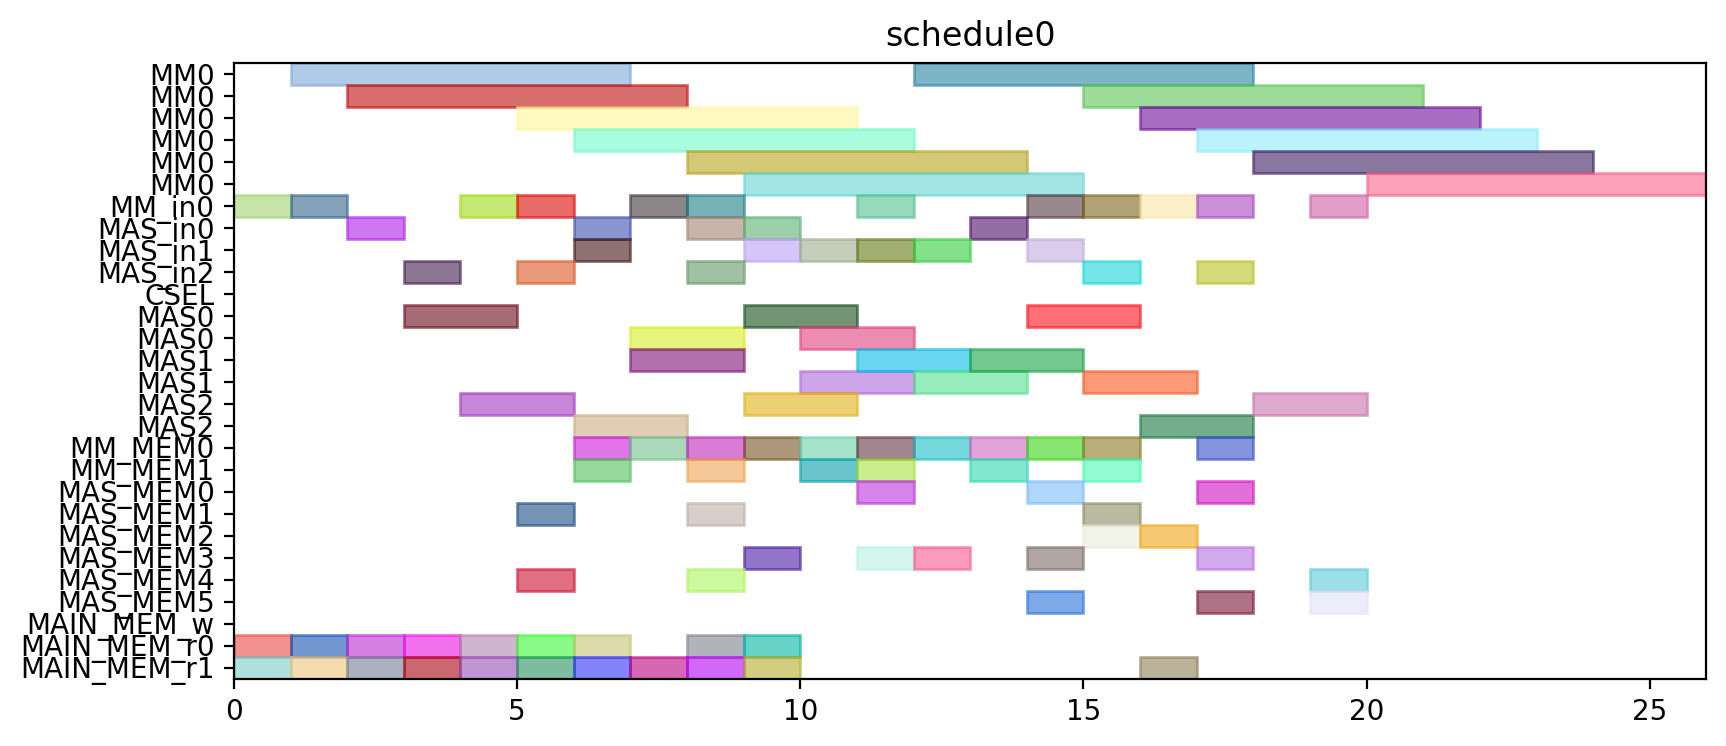

Generate this figure with Python:
from pyschedule import Scenario, solvers, plotters, alt


def solve():
	horizon = 120
	S = Scenario("schedule0", horizon=horizon)

	# resource
	MM = S.Resources('MM', num=1, size=6)
	MM_in = S.Resources('MM_in', num=1)
	MAS_in = S.Resources('MAS_in', num=3)
	CSEL = S.Resource('CSEL')
	MAS = S.Resources('MAS', num=3, size=2, periods=range(1, horizon))
	MM_MEM = S.Resources('MM_MEM', num=2)
	MAS_MEM = S.Resources('MAS_MEM', num=6)
	MAIN_MEM_w = S.Resource('MAIN_MEM_w', size=1)
	MAIN_MEM_r = S.Resources('MAIN_MEM_r', num=2)

	# result of previous scheduling

	# new tasks
	t0 = S.Task('t0', length=6, delay_cost=1)
	t0 += alt(MM)
	t0_in = S.Task('t0_in', length=1, delay_cost=1)
	t0_in += alt(MM_in)
	S += t0_in*MM_in[0]<=t0*MM[0]
	t0_mem0 = S.Task('t0_mem0', length=1, delay_cost=1)
	t0_mem0 += MAIN_MEM_r[0]
	S += t0_mem0 <= t0

	t0_mem1 = S.Task('t0_mem1', length=1, delay_cost=1)
	t0_mem1 += MAIN_MEM_r[1]
	S += t0_mem1 <= t0

	t1 = S.Task('t1', length=6, delay_cost=1)
	t1 += alt(MM)
	t1_in = S.Task('t1_in', length=1, delay_cost=1)
	t1_in += alt(MM_in)
	S += t1_in*MM_in[0]<=t1*MM[0]
	t1_mem0 = S.Task('t1_mem0', length=1, delay_cost=1)
	t1_mem0 += MAIN_MEM_r[0]
	S += t1_mem0 <= t1

	t1_mem1 = S.Task('t1_mem1', length=1, delay_cost=1)
	t1_mem1 += MAIN_MEM_r[1]
	S += t1_mem1 <= t1

	t2 = S.Task('t2', length=6, delay_cost=1)
	t2 += alt(MM)
	t2_in = S.Task('t2_in', length=1, delay_cost=1)
	t2_in += alt(MM_in)
	S += t2_in*MM_in[0]<=t2*MM[0]
	t2_mem0 = S.Task('t2_mem0', length=1, delay_cost=1)
	t2_mem0 += MAIN_MEM_r[0]
	S += t2_mem0 <= t2

	t2_mem1 = S.Task('t2_mem1', length=1, delay_cost=1)
	t2_mem1 += MAIN_MEM_r[1]
	S += t2_mem1 <= t2

	t3 = S.Task('t3', length=2, delay_cost=1)
	t3 += alt(MAS)
	t3_in = S.Task('t3_in', length=1, delay_cost=1)
	t3_in += alt(MAS_in)
	S += t3_in*MAS_in[0]<=t3*MAS[0]

	S += t3_in*MAS_in[1]<=t3*MAS[1]

	S += t3_in*MAS_in[2]<=t3*MAS[2]

	t3_mem0 = S.Task('t3_mem0', length=1, delay_cost=1)
	t3_mem0 += MAIN_MEM_r[0]
	S += t3_mem0 <= t3

	t3_mem1 = S.Task('t3_mem1', length=1, delay_cost=1)
	t3_mem1 += MAIN_MEM_r[1]
	S += t3_mem1 <= t3

	t4 = S.Task('t4', length=2, delay_cost=1)
	t4 += alt(MAS)
	t4_in = S.Task('t4_in', length=1, delay_cost=1)
	t4_in += alt(MAS_in)
	S += t4_in*MAS_in[0]<=t4*MAS[0]

	S += t4_in*MAS_in[1]<=t4*MAS[1]

	S += t4_in*MAS_in[2]<=t4*MAS[2]

	t4_mem0 = S.Task('t4_mem0', length=1, delay_cost=1)
	t4_mem0 += MAIN_MEM_r[0]
	S += t4_mem0 <= t4

	t4_mem1 = S.Task('t4_mem1', length=1, delay_cost=1)
	t4_mem1 += MAIN_MEM_r[1]
	S += t4_mem1 <= t4

	t8 = S.Task('t8', length=2, delay_cost=1)
	t8 += alt(MAS)
	t8_in = S.Task('t8_in', length=1, delay_cost=1)
	t8_in += alt(MAS_in)
	S += t8_in*MAS_in[0]<=t8*MAS[0]

	S += t8_in*MAS_in[1]<=t8*MAS[1]

	S += t8_in*MAS_in[2]<=t8*MAS[2]

	t8_mem0 = S.Task('t8_mem0', length=1, delay_cost=1)
	t8_mem0 += MAIN_MEM_r[0]
	S += t8_mem0 <= t8

	t8_mem1 = S.Task('t8_mem1', length=1, delay_cost=1)
	t8_mem1 += MAIN_MEM_r[1]
	S += t8_mem1 <= t8

	t9 = S.Task('t9', length=2, delay_cost=1)
	t9 += alt(MAS)
	t9_in = S.Task('t9_in', length=1, delay_cost=1)
	t9_in += alt(MAS_in)
	S += t9_in*MAS_in[0]<=t9*MAS[0]

	S += t9_in*MAS_in[1]<=t9*MAS[1]

	S += t9_in*MAS_in[2]<=t9*MAS[2]

	t9_mem0 = S.Task('t9_mem0', length=1, delay_cost=1)
	t9_mem0 += MAIN_MEM_r[0]
	S += t9_mem0 <= t9

	t9_mem1 = S.Task('t9_mem1', length=1, delay_cost=1)
	t9_mem1 += MAIN_MEM_r[1]
	S += t9_mem1 <= t9

	t13 = S.Task('t13', length=2, delay_cost=1)
	t13 += alt(MAS)
	t13_in = S.Task('t13_in', length=1, delay_cost=1)
	t13_in += alt(MAS_in)
	S += t13_in*MAS_in[0]<=t13*MAS[0]

	S += t13_in*MAS_in[1]<=t13*MAS[1]

	S += t13_in*MAS_in[2]<=t13*MAS[2]

	t13_mem0 = S.Task('t13_mem0', length=1, delay_cost=1)
	t13_mem0 += MAIN_MEM_r[0]
	S += t13_mem0 <= t13

	t13_mem1 = S.Task('t13_mem1', length=1, delay_cost=1)
	t13_mem1 += MAIN_MEM_r[1]
	S += t13_mem1 <= t13

	t14 = S.Task('t14', length=2, delay_cost=1)
	t14 += alt(MAS)
	t14_in = S.Task('t14_in', length=1, delay_cost=1)
	t14_in += alt(MAS_in)
	S += t14_in*MAS_in[0]<=t14*MAS[0]

	S += t14_in*MAS_in[1]<=t14*MAS[1]

	S += t14_in*MAS_in[2]<=t14*MAS[2]

	t14_mem0 = S.Task('t14_mem0', length=1, delay_cost=1)
	t14_mem0 += MAIN_MEM_r[0]
	S += t14_mem0 <= t14

	t14_mem1 = S.Task('t14_mem1', length=1, delay_cost=1)
	t14_mem1 += MAIN_MEM_r[1]
	S += t14_mem1 <= t14

	t5 = S.Task('t5', length=6, delay_cost=1)
	t5 += alt(MM)
	t5_in = S.Task('t5_in', length=1, delay_cost=1)
	t5_in += alt(MM_in)
	S += t5_in*MM_in[0]<=t5*MM[0]
	t5_mem0 = S.Task('t5_mem0', length=1, delay_cost=1)
	t5_mem0 += alt(MAS_MEM)
	S += (t3*MAS[0])-1 < t5_mem0*MAS_MEM[0]
	S += (t3*MAS[1])-1 < t5_mem0*MAS_MEM[2]
	S += (t3*MAS[2])-1 < t5_mem0*MAS_MEM[4]
	S += t5_mem0 <= t5

	t5_mem1 = S.Task('t5_mem1', length=1, delay_cost=1)
	t5_mem1 += alt(MAS_MEM)
	S += (t4*MAS[0])-1 < t5_mem1*MAS_MEM[1]
	S += (t4*MAS[1])-1 < t5_mem1*MAS_MEM[3]
	S += (t4*MAS[2])-1 < t5_mem1*MAS_MEM[5]
	S += t5_mem1 <= t5

	t6 = S.Task('t6', length=2, delay_cost=1)
	t6 += alt(MAS)
	t6_in = S.Task('t6_in', length=1, delay_cost=1)
	t6_in += alt(MAS_in)
	S += t6_in*MAS_in[0]<=t6*MAS[0]

	S += t6_in*MAS_in[1]<=t6*MAS[1]

	S += t6_in*MAS_in[2]<=t6*MAS[2]

	t6_mem0 = S.Task('t6_mem0', length=1, delay_cost=1)
	t6_mem0 += alt(MM_MEM)
	S += (t0*MM[0])-1 < t6_mem0*MM_MEM[0]
	S += t6_mem0 <= t6

	t6_mem1 = S.Task('t6_mem1', length=1, delay_cost=1)
	t6_mem1 += alt(MM_MEM)
	S += (t1*MM[0])-1 < t6_mem1*MM_MEM[1]
	S += t6_mem1 <= t6

	t10 = S.Task('t10', length=6, delay_cost=1)
	t10 += alt(MM)
	t10_in = S.Task('t10_in', length=1, delay_cost=1)
	t10_in += alt(MM_in)
	S += t10_in*MM_in[0]<=t10*MM[0]
	t10_mem0 = S.Task('t10_mem0', length=1, delay_cost=1)
	t10_mem0 += alt(MAS_MEM)
	S += (t8*MAS[0])-1 < t10_mem0*MAS_MEM[0]
	S += (t8*MAS[1])-1 < t10_mem0*MAS_MEM[2]
	S += (t8*MAS[2])-1 < t10_mem0*MAS_MEM[4]
	S += t10_mem0 <= t10

	t10_mem1 = S.Task('t10_mem1', length=1, delay_cost=1)
	t10_mem1 += alt(MAS_MEM)
	S += (t9*MAS[0])-1 < t10_mem1*MAS_MEM[1]
	S += (t9*MAS[1])-1 < t10_mem1*MAS_MEM[3]
	S += (t9*MAS[2])-1 < t10_mem1*MAS_MEM[5]
	S += t10_mem1 <= t10

	t11 = S.Task('t11', length=2, delay_cost=1)
	t11 += alt(MAS)
	t11_in = S.Task('t11_in', length=1, delay_cost=1)
	t11_in += alt(MAS_in)
	S += t11_in*MAS_in[0]<=t11*MAS[0]

	S += t11_in*MAS_in[1]<=t11*MAS[1]

	S += t11_in*MAS_in[2]<=t11*MAS[2]

	t11_mem0 = S.Task('t11_mem0', length=1, delay_cost=1)
	t11_mem0 += alt(MM_MEM)
	S += (t1*MM[0])-1 < t11_mem0*MM_MEM[0]
	S += t11_mem0 <= t11

	t11_mem1 = S.Task('t11_mem1', length=1, delay_cost=1)
	t11_mem1 += alt(MM_MEM)
	S += (t2*MM[0])-1 < t11_mem1*MM_MEM[1]
	S += t11_mem1 <= t11

	t15 = S.Task('t15', length=6, delay_cost=1)
	t15 += alt(MM)
	t15_in = S.Task('t15_in', length=1, delay_cost=1)
	t15_in += alt(MM_in)
	S += t15_in*MM_in[0]<=t15*MM[0]
	t15_mem0 = S.Task('t15_mem0', length=1, delay_cost=1)
	t15_mem0 += alt(MAS_MEM)
	S += (t13*MAS[0])-1 < t15_mem0*MAS_MEM[0]
	S += (t13*MAS[1])-1 < t15_mem0*MAS_MEM[2]
	S += (t13*MAS[2])-1 < t15_mem0*MAS_MEM[4]
	S += t15_mem0 <= t15

	t15_mem1 = S.Task('t15_mem1', length=1, delay_cost=1)
	t15_mem1 += alt(MAS_MEM)
	S += (t14*MAS[0])-1 < t15_mem1*MAS_MEM[1]
	S += (t14*MAS[1])-1 < t15_mem1*MAS_MEM[3]
	S += (t14*MAS[2])-1 < t15_mem1*MAS_MEM[5]
	S += t15_mem1 <= t15

	t16 = S.Task('t16', length=2, delay_cost=1)
	t16 += alt(MAS)
	t16_in = S.Task('t16_in', length=1, delay_cost=1)
	t16_in += alt(MAS_in)
	S += t16_in*MAS_in[0]<=t16*MAS[0]

	S += t16_in*MAS_in[1]<=t16*MAS[1]

	S += t16_in*MAS_in[2]<=t16*MAS[2]

	t16_mem0 = S.Task('t16_mem0', length=1, delay_cost=1)
	t16_mem0 += alt(MM_MEM)
	S += (t0*MM[0])-1 < t16_mem0*MM_MEM[0]
	S += t16_mem0 <= t16

	t16_mem1 = S.Task('t16_mem1', length=1, delay_cost=1)
	t16_mem1 += alt(MM_MEM)
	S += (t2*MM[0])-1 < t16_mem1*MM_MEM[1]
	S += t16_mem1 <= t16

	t18 = S.Task('t18', length=2, delay_cost=1)
	t18 += alt(MAS)
	t18_in = S.Task('t18_in', length=1, delay_cost=1)
	t18_in += alt(MAS_in)
	S += t18_in*MAS_in[0]<=t18*MAS[0]

	S += t18_in*MAS_in[1]<=t18*MAS[1]

	S += t18_in*MAS_in[2]<=t18*MAS[2]

	t18_mem0 = S.Task('t18_mem0', length=1, delay_cost=1)
	t18_mem0 += alt(MM_MEM)
	S += (t0*MM[0])-1 < t18_mem0*MM_MEM[0]
	S += t18_mem0 <= t18

	t18_mem1 = S.Task('t18_mem1', length=1, delay_cost=1)
	t18_mem1 += alt(MM_MEM)
	S += (t0*MM[0])-1 < t18_mem1*MM_MEM[1]
	S += t18_mem1 <= t18

	t20 = S.Task('t20', length=6, delay_cost=1)
	t20 += alt(MM)
	t20_in = S.Task('t20_in', length=1, delay_cost=1)
	t20_in += alt(MM_in)
	S += t20_in*MM_in[0]<=t20*MM[0]
	t20_mem0 = S.Task('t20_mem0', length=1, delay_cost=1)
	t20_mem0 += alt(MM_MEM)
	S += (t2*MM[0])-1 < t20_mem0*MM_MEM[0]
	S += t20_mem0 <= t20

	t20_mem1 = S.Task('t20_mem1', length=1, delay_cost=1)
	t20_mem1 += MAIN_MEM_r[1]
	S += t20_mem1 <= t20

	t7 = S.Task('t7', length=2, delay_cost=1)
	t7 += alt(MAS)
	t7_in = S.Task('t7_in', length=1, delay_cost=1)
	t7_in += alt(MAS_in)
	S += t7_in*MAS_in[0]<=t7*MAS[0]

	S += t7_in*MAS_in[1]<=t7*MAS[1]

	S += t7_in*MAS_in[2]<=t7*MAS[2]

	t7_mem0 = S.Task('t7_mem0', length=1, delay_cost=1)
	t7_mem0 += alt(MM_MEM)
	S += (t5*MM[0])-1 < t7_mem0*MM_MEM[0]
	S += t7_mem0 <= t7

	t7_mem1 = S.Task('t7_mem1', length=1, delay_cost=1)
	t7_mem1 += alt(MAS_MEM)
	S += (t6*MAS[0])-1 < t7_mem1*MAS_MEM[1]
	S += (t6*MAS[1])-1 < t7_mem1*MAS_MEM[3]
	S += (t6*MAS[2])-1 < t7_mem1*MAS_MEM[5]
	S += t7_mem1 <= t7

	t12 = S.Task('t12', length=2, delay_cost=1)
	t12 += alt(MAS)
	t12_in = S.Task('t12_in', length=1, delay_cost=1)
	t12_in += alt(MAS_in)
	S += t12_in*MAS_in[0]<=t12*MAS[0]

	S += t12_in*MAS_in[1]<=t12*MAS[1]

	S += t12_in*MAS_in[2]<=t12*MAS[2]

	t12_mem0 = S.Task('t12_mem0', length=1, delay_cost=1)
	t12_mem0 += alt(MM_MEM)
	S += (t10*MM[0])-1 < t12_mem0*MM_MEM[0]
	S += t12_mem0 <= t12

	t12_mem1 = S.Task('t12_mem1', length=1, delay_cost=1)
	t12_mem1 += alt(MAS_MEM)
	S += (t11*MAS[0])-1 < t12_mem1*MAS_MEM[1]
	S += (t11*MAS[1])-1 < t12_mem1*MAS_MEM[3]
	S += (t11*MAS[2])-1 < t12_mem1*MAS_MEM[5]
	S += t12_mem1 <= t12

	t17 = S.Task('t17', length=2, delay_cost=1)
	t17 += alt(MAS)
	t17_in = S.Task('t17_in', length=1, delay_cost=1)
	t17_in += alt(MAS_in)
	S += t17_in*MAS_in[0]<=t17*MAS[0]

	S += t17_in*MAS_in[1]<=t17*MAS[1]

	S += t17_in*MAS_in[2]<=t17*MAS[2]

	t17_mem0 = S.Task('t17_mem0', length=1, delay_cost=1)
	t17_mem0 += alt(MM_MEM)
	S += (t15*MM[0])-1 < t17_mem0*MM_MEM[0]
	S += t17_mem0 <= t17

	t17_mem1 = S.Task('t17_mem1', length=1, delay_cost=1)
	t17_mem1 += alt(MAS_MEM)
	S += (t16*MAS[0])-1 < t17_mem1*MAS_MEM[1]
	S += (t16*MAS[1])-1 < t17_mem1*MAS_MEM[3]
	S += (t16*MAS[2])-1 < t17_mem1*MAS_MEM[5]
	S += t17_mem1 <= t17

	t19 = S.Task('t19', length=2, delay_cost=1)
	t19 += alt(MAS)
	t19_in = S.Task('t19_in', length=1, delay_cost=1)
	t19_in += alt(MAS_in)
	S += t19_in*MAS_in[0]<=t19*MAS[0]

	S += t19_in*MAS_in[1]<=t19*MAS[1]

	S += t19_in*MAS_in[2]<=t19*MAS[2]

	t19_mem0 = S.Task('t19_mem0', length=1, delay_cost=1)
	t19_mem0 += alt(MM_MEM)
	S += (t0*MM[0])-1 < t19_mem0*MM_MEM[0]
	S += t19_mem0 <= t19

	t19_mem1 = S.Task('t19_mem1', length=1, delay_cost=1)
	t19_mem1 += alt(MAS_MEM)
	S += (t18*MAS[0])-1 < t19_mem1*MAS_MEM[1]
	S += (t18*MAS[1])-1 < t19_mem1*MAS_MEM[3]
	S += (t18*MAS[2])-1 < t19_mem1*MAS_MEM[5]
	S += t19_mem1 <= t19

	t21 = S.Task('t21', length=2, delay_cost=1)
	t21 += alt(MAS)
	t21_in = S.Task('t21_in', length=1, delay_cost=1)
	t21_in += alt(MAS_in)
	S += t21_in*MAS_in[0]<=t21*MAS[0]

	S += t21_in*MAS_in[1]<=t21*MAS[1]

	S += t21_in*MAS_in[2]<=t21*MAS[2]

	t21_mem0 = S.Task('t21_mem0', length=1, delay_cost=1)
	t21_mem0 += alt(MM_MEM)
	S += (t1*MM[0])-1 < t21_mem0*MM_MEM[0]
	S += t21_mem0 <= t21

	t21_mem1 = S.Task('t21_mem1', length=1, delay_cost=1)
	t21_mem1 += alt(MM_MEM)
	S += (t20*MM[0])-1 < t21_mem1*MM_MEM[1]
	S += t21_mem1 <= t21

	t22 = S.Task('t22', length=2, delay_cost=1)
	t22 += alt(MAS)
	t22_in = S.Task('t22_in', length=1, delay_cost=1)
	t22_in += alt(MAS_in)
	S += t22_in*MAS_in[0]<=t22*MAS[0]

	S += t22_in*MAS_in[1]<=t22*MAS[1]

	S += t22_in*MAS_in[2]<=t22*MAS[2]

	t22_mem0 = S.Task('t22_mem0', length=1, delay_cost=1)
	t22_mem0 += alt(MM_MEM)
	S += (t1*MM[0])-1 < t22_mem0*MM_MEM[0]
	S += t22_mem0 <= t22

	t22_mem1 = S.Task('t22_mem1', length=1, delay_cost=1)
	t22_mem1 += alt(MM_MEM)
	S += (t20*MM[0])-1 < t22_mem1*MM_MEM[1]
	S += t22_mem1 <= t22

	t23 = S.Task('t23', length=6, delay_cost=1)
	t23 += alt(MM)
	t23_in = S.Task('t23_in', length=1, delay_cost=1)
	t23_in += alt(MM_in)
	S += t23_in*MM_in[0]<=t23*MM[0]
	t23_mem0 = S.Task('t23_mem0', length=1, delay_cost=1)
	t23_mem0 += alt(MAS_MEM)
	S += (t17*MAS[0])-1 < t23_mem0*MAS_MEM[0]
	S += (t17*MAS[1])-1 < t23_mem0*MAS_MEM[2]
	S += (t17*MAS[2])-1 < t23_mem0*MAS_MEM[4]
	S += t23_mem0 <= t23

	t23_mem1 = S.Task('t23_mem1', length=1, delay_cost=1)
	t23_mem1 += MAIN_MEM_r[1]
	S += t23_mem1 <= t23

	t25 = S.Task('t25', length=6, delay_cost=1)
	t25 += alt(MM)
	t25_in = S.Task('t25_in', length=1, delay_cost=1)
	t25_in += alt(MM_in)
	S += t25_in*MM_in[0]<=t25*MM[0]
	t25_mem0 = S.Task('t25_mem0', length=1, delay_cost=1)
	t25_mem0 += alt(MAS_MEM)
	S += (t7*MAS[0])-1 < t25_mem0*MAS_MEM[0]
	S += (t7*MAS[1])-1 < t25_mem0*MAS_MEM[2]
	S += (t7*MAS[2])-1 < t25_mem0*MAS_MEM[4]
	S += t25_mem0 <= t25

	t25_mem1 = S.Task('t25_mem1', length=1, delay_cost=1)
	t25_mem1 += alt(MAS_MEM)
	S += (t22*MAS[0])-1 < t25_mem1*MAS_MEM[1]
	S += (t22*MAS[1])-1 < t25_mem1*MAS_MEM[3]
	S += (t22*MAS[2])-1 < t25_mem1*MAS_MEM[5]
	S += t25_mem1 <= t25

	t27 = S.Task('t27', length=6, delay_cost=1)
	t27 += alt(MM)
	t27_in = S.Task('t27_in', length=1, delay_cost=1)
	t27_in += alt(MM_in)
	S += t27_in*MM_in[0]<=t27*MM[0]
	t27_mem0 = S.Task('t27_mem0', length=1, delay_cost=1)
	t27_mem0 += alt(MAS_MEM)
	S += (t22*MAS[0])-1 < t27_mem0*MAS_MEM[0]
	S += (t22*MAS[1])-1 < t27_mem0*MAS_MEM[2]
	S += (t22*MAS[2])-1 < t27_mem0*MAS_MEM[4]
	S += t27_mem0 <= t27

	t27_mem1 = S.Task('t27_mem1', length=1, delay_cost=1)
	t27_mem1 += alt(MAS_MEM)
	S += (t21*MAS[0])-1 < t27_mem1*MAS_MEM[1]
	S += (t21*MAS[1])-1 < t27_mem1*MAS_MEM[3]
	S += (t21*MAS[2])-1 < t27_mem1*MAS_MEM[5]
	S += t27_mem1 <= t27

	t28 = S.Task('t28', length=6, delay_cost=1)
	t28 += alt(MM)
	t28_in = S.Task('t28_in', length=1, delay_cost=1)
	t28_in += alt(MM_in)
	S += t28_in*MM_in[0]<=t28*MM[0]
	t28_mem0 = S.Task('t28_mem0', length=1, delay_cost=1)
	t28_mem0 += alt(MAS_MEM)
	S += (t19*MAS[0])-1 < t28_mem0*MAS_MEM[0]
	S += (t19*MAS[1])-1 < t28_mem0*MAS_MEM[2]
	S += (t19*MAS[2])-1 < t28_mem0*MAS_MEM[4]
	S += t28_mem0 <= t28

	t28_mem1 = S.Task('t28_mem1', length=1, delay_cost=1)
	t28_mem1 += alt(MAS_MEM)
	S += (t7*MAS[0])-1 < t28_mem1*MAS_MEM[1]
	S += (t7*MAS[1])-1 < t28_mem1*MAS_MEM[3]
	S += (t7*MAS[2])-1 < t28_mem1*MAS_MEM[5]
	S += t28_mem1 <= t28

	t29 = S.Task('t29', length=6, delay_cost=1)
	t29 += alt(MM)
	t29_in = S.Task('t29_in', length=1, delay_cost=1)
	t29_in += alt(MM_in)
	S += t29_in*MM_in[0]<=t29*MM[0]
	t29_mem0 = S.Task('t29_mem0', length=1, delay_cost=1)
	t29_mem0 += alt(MAS_MEM)
	S += (t21*MAS[0])-1 < t29_mem0*MAS_MEM[0]
	S += (t21*MAS[1])-1 < t29_mem0*MAS_MEM[2]
	S += (t21*MAS[2])-1 < t29_mem0*MAS_MEM[4]
	S += t29_mem0 <= t29

	t29_mem1 = S.Task('t29_mem1', length=1, delay_cost=1)
	t29_mem1 += alt(MAS_MEM)
	S += (t12*MAS[0])-1 < t29_mem1*MAS_MEM[1]
	S += (t12*MAS[1])-1 < t29_mem1*MAS_MEM[3]
	S += (t12*MAS[2])-1 < t29_mem1*MAS_MEM[5]
	S += t29_mem1 <= t29

	solvers.mip.solve(S,msg=1,kind='CPLEX',ratio_gap=1.01)

	solution = [['hoge']*len(S.solution()[1]) for i in range(len(S.solution()))]
	for i in range(len(S.solution())):
		for j in range(len(S.solution()[i])):
			solution[i][j]=str(S.solution()[i][j])
	print(solution)

	cycles = int(solution[-1][3])

	pic_file_name = "/mnt/rose/usr1/fukuda/ABE/multiRAM_multiMAS_16mux/scheduling_result/stage6MM1_stage2MAS3/EP_ADD_A_0/schedule0.png"
	if(S.solution() != []):
		plotters.matplotlib.plot(S,img_filename=pic_file_name, show_task_labels=False, fig_size=(cycles*0.25+3, 4))

	return solution
